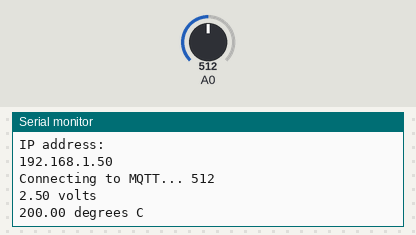
Bench run of a sketch on a simulated ESP8266 (NodeMCU). Shown: the last lines printed to the serial monitor. Inputs (shaded band) come from the test bench; at power-on: A0 = 512. WiFi joins after 1.5 s; servers stay silent unless stated; no MQTT or app messages arrive unless stated.

Above: at 2.7 s.
2.8 s: A0 set to 716
At 4.0 s:
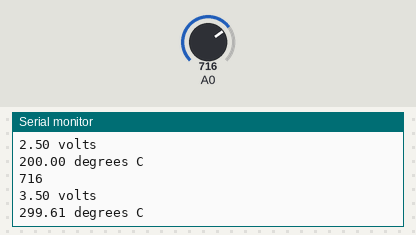
4.3 s: A0 set to 900
At 5.4 s:
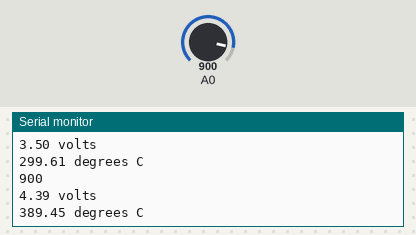
Timing chart, 0 to 7.3 s (numbered marks = the images above; inputs shaded):
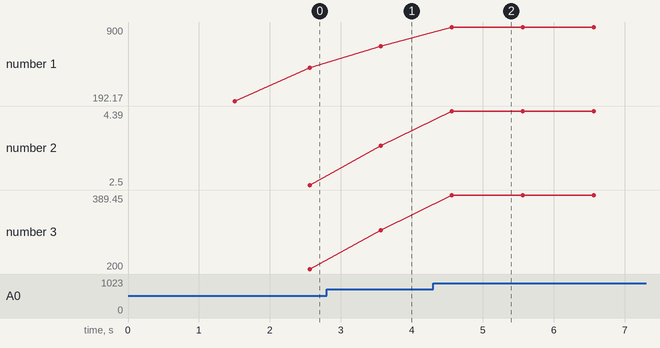

Measured:
- after the input at 2.8 s, the serial monitor: prints a new line after 0.76 s (image 1)
- after the input at 4.3 s, the serial monitor: prints a new line after 0.26 s (image 2)
- plotted number 1: 512 → 716 after the input at 2.8 s, 716 → 900 after the input at 4.3 s
- plotted number 2: 2.5 → 3.5 after the input at 2.8 s, 3.5 → 4.39 after the input at 4.3 s
- plotted number 3: 200 → 299.61 after the input at 2.8 s, 299.61 → 389.45 after the input at 4.3 s

The sketch:

SGH_ESP1.ino
```cpp
//  SMART GREEN HOUSE ESP 1 LDR(photoresistor)

#include <ESP8266WiFi.h>
#include "Adafruit_MQTT.h"
#include "Adafruit_MQTT_Client.h"

/************************* WiFi Access Point *********************************/
#define WLAN_SSID       ""
#define WLAN_PASS       ""

#define MQTT_SERVER      "" // ip address of rpi
#define MQTT_PORT         1883
#define MQTT_USERNAME    ""
#define MQTT_PASSWORD         ""


//
/************ Global State ******************/
#define LDR_PIN      0              // Pin connected to the LDR. GPIO 0
#define TMP_PIN      15              // Pin connected to the TMP36. GPIO 15


// Create an ESP8266 WiFiClient class to connect to the MQTT server.
WiFiClient client;
// Setup the MQTT client class by passing in the WiFi client and MQTT server and login details.
Adafruit_MQTT_Client mqtt(&client, MQTT_SERVER, MQTT_PORT, MQTT_USERNAME, MQTT_PASSWORD);
/****************************** Feeds ***************************************/
// Setup a feeds for publishing.

// Notice MQTT paths for AIO follow the form: <username>/feeds/<feedname>
Adafruit_MQTT_Publish pi_notif = Adafruit_MQTT_Publish(&mqtt, MQTT_USERNAME "/pi/notif");               //send notifications to RPi
Adafruit_MQTT_Publish pi_ldr = Adafruit_MQTT_Publish(&mqtt, MQTT_USERNAME "/pi/ldr");               //give RPi LDR notifications
Adafruit_MQTT_Publish pi_tmp = Adafruit_MQTT_Publish(&mqtt, MQTT_USERNAME "/pi/tmp");               //give RPi TMP notifications

/*************************** Sketch Code ************************************/

void MQTT_connect();
String ldr_value = "0";     // result of reading the analog pin


void setup() {
  Serial.begin(9600);

    Serial.println(F("SGH-ESP1-MQTT"));
  // Connect to WiFi access point.
  Serial.println(); Serial.println();
  Serial.print("Connecting to ");
  Serial.println(WLAN_SSID);
  WiFi.begin(WLAN_SSID, WLAN_PASS);
  while (WiFi.status() != WL_CONNECTED) {
    delay(500);
    Serial.print(".");
  }

  Serial.println();
  Serial.println("WiFi connected");
  Serial.println("IP address: "); Serial.println(WiFi.localIP());
  pi_notif.publish("SGH ESP1 WIFI connected.");

}

void loop() {

  /* Ensure the connection to the MQTT server is alive (this will make the first
  connection and automatically reconnect when disconnected).  See the MQTT_connect*/
  MQTT_connect();
  /* this is our 'wait for incoming subscription packets' busy subloop try to spend your time here*/

  delay(1000);                    // wait a little

  //**** LDR CODE****

  ldr_value = String(analogRead(LDR_PIN)); // read the value from the LDR
  Serial.println(ldr_value);      // print the value to the serial port
  char ldr_char_array[ldr_value.length() + 1];
  ldr_value.toCharArray(ldr_char_array, ldr_value.length() + 1 );
  pi_ldr.publish(ldr_char_array);


  //**** TMP CODE****

 //getting the voltage reading from the temperature sensor
 int reading = analogRead(TMP_PIN);

 // converting that reading to voltage, for 3.3v arduino use 3.3
 float voltage = reading * 5.0;
 voltage /= 1024.0;

 // print out the voltage
 Serial.print(voltage); Serial.println(" volts");

 // now print out the temperature
 float temperatureC = (voltage - 0.5) * 100 ;  //converting from 10 mv per degree wit 500 mV offset
                                               //to degrees ((voltage - 500mV) times 100)
 Serial.print(temperatureC); Serial.println(" degrees C");

  String tmp = String(temperatureC);
  char tmp_char_array[tmp.length() + 1];
  tmp.toCharArray(tmp_char_array, tmp.length() + 1 );
  pi_tmp.publish(tmp_char_array);

}


void MQTT_connect() {
  int8_t ret;
  // Stop if already connected.
  if (mqtt.connected()) {
    return;
  }
  Serial.print("Connecting to MQTT... ");
  uint8_t retries = 3;
  while ((ret = mqtt.connect()) != 0) { // connect will return 0 for connected
    Serial.println(mqtt.connectErrorString(ret));
    Serial.println("Retrying MQTT connection in 5 seconds...");
    mqtt.disconnect();
    delay(5000);  // wait 5 seconds
    retries--;
    if (retries == 0) {
      // basically die and wait for WDT to reset me
      while (1);
    }
  }
    pi_notif.publish("ESP 1 MQTT connected.");
}
```
